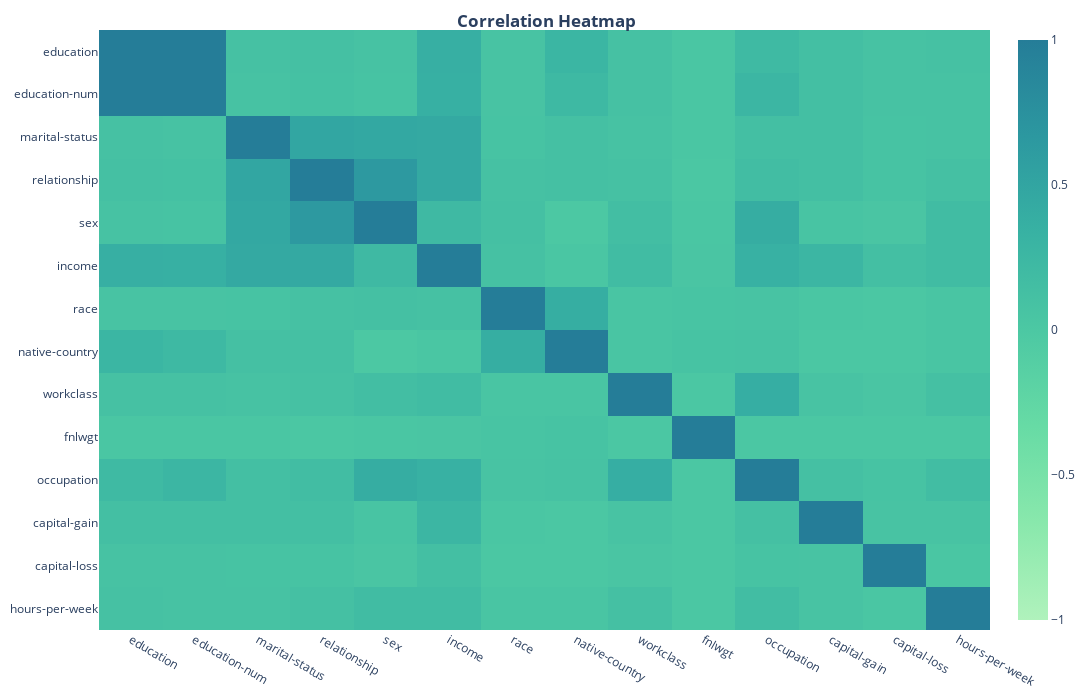

Notebook source saved alongside this figure:
### Code cell
corr_matrix = calculate_cramers_v_matrix(df=adult_data_binned, sampling=False)
corr_matrix_clustered = cluster_corr_matrix(corr_matrix=corr_matrix, threshold=1.7) 
plot_corr_matrix(corr_matrix_clustered)

### Figure 1 — Plotly figure (JSON) as saved in the notebook; plotly's stock layout.template omitted (floating-point values rounded to 4 significant figures; data arrays with more than 128 entries replaced by an {"elided": "..."} marker saying what was removed)
{"data": [{"colorscale": [[0, "rgb(176, 242, 188)"], [0.1667, "rgb(137, 232, 172)"], [0.3333, "rgb(103, 219, 165)"], [0.5, "rgb(76, 200, 163)"], [0.6667, "rgb(56, 178, 163)"], [0.8333, "rgb(44, 152, 160)"], [1, "rgb(37, 125, 152)"]], "hoverongaps": false, "type": "heatmap", "x": ["education", "education-num", "marital-status", "relationship", "sex", "income", "race", "native-country", "workclass", "fnlwgt", "occupation", "capital-gain", "capital-loss", "hours-per-week"], "y": ["education", "education-num", "marital-status", "relationship", "sex", "income", "race", "native-country", "workclass", "fnlwgt", "occupation", "capital-gain", "capital-loss", "hours-per-week"], "z": {"elided": "14x14 float values"}, "zmax": 1, "zmin": -1}], "layout": {"height": 700, "margin": {"b": 10, "l": 10, "r": 10, "t": 30}, "title": {"text": "<b>Correlation Heatmap", "x": 0.5, "xanchor": "center", "yanchor": "top"}, "width": 1200, "xaxis": {"showgrid": false, "side": "bottom"}, "yaxis": {"autorange": "reversed", "showgrid": false}}}
